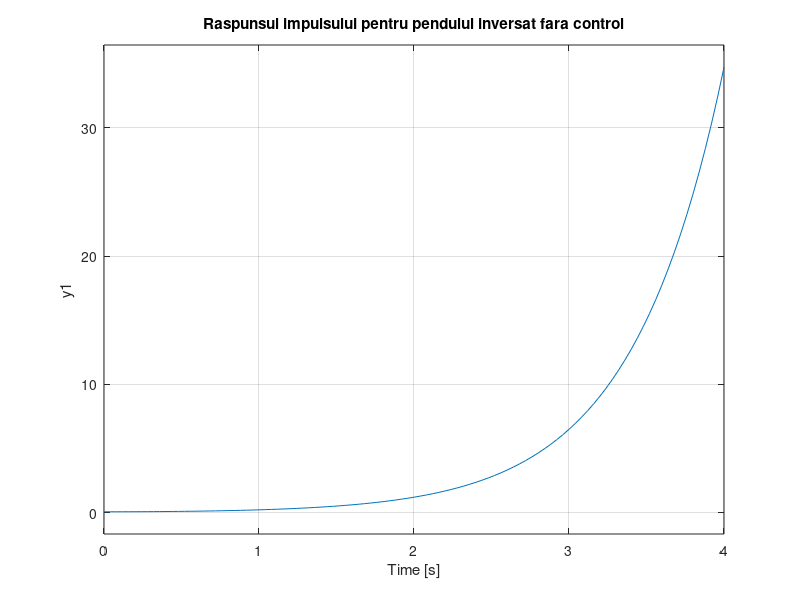
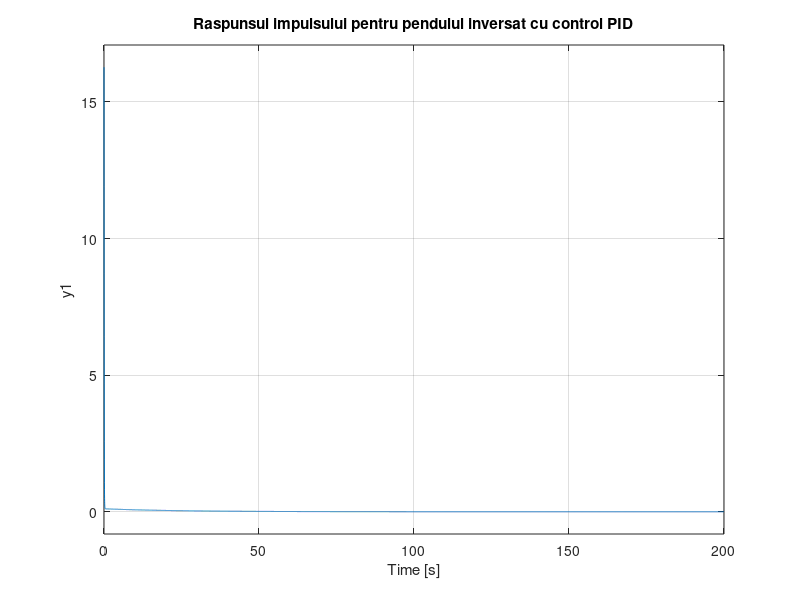
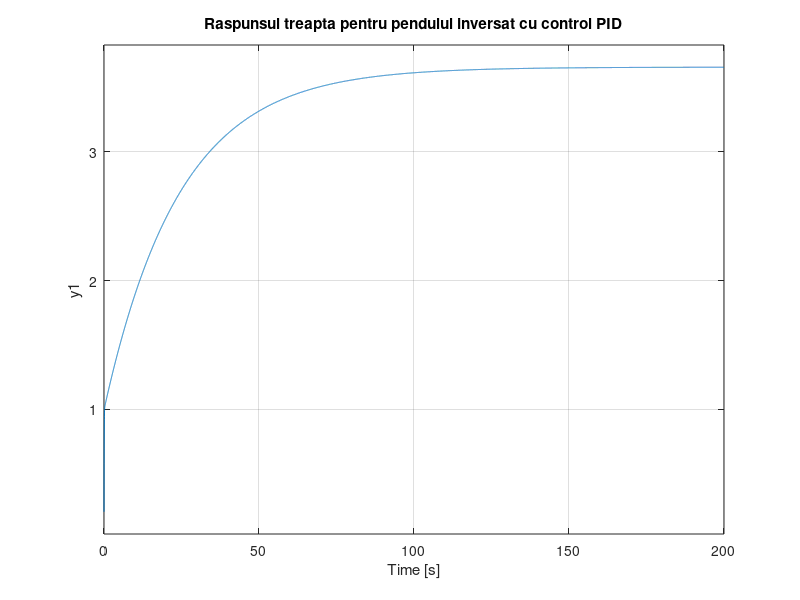

These figures' MATLAB source, in order: (Note: this script raises an error after producing the figures.)
close all
clear all
clc
% Parametrii sistemului
M = 0.5;   % Masa caruciorului [kg]
m = 0.2;   % Masa pendulului [kg]
L = 0.3;   % Lungimea pendulului [m]
g = 9.81;  % Acceleratia gravitationala [m/s^2]

% Definirea functiei de transfer pentru unghiul pendulului (Theta) fata de forta aplicata (F)
num = [m*L 0];  % Numărătorul funcției de transfer
den = [(M + m) 0 -m*g];  % Numitorul funcției de transfer

% Crearea functiei de transfer in MATLAB
pendulum_tf = tf(num, den);

% Afisarea functiei de transfer
disp('Functia de transfer a sistemului pendul inversat este:')
pendulum_tf

% Simularea raspunsului sistemului la o intrare impuls
figure;
impulse(pendulum_tf);
title('Raspunsul impulsului pentru pendulul inversat fara control');
grid on;

% Proiectarea unui regulator PID
Kp = 300;   % Constanta proportionala
Ki = 45;     % Constanta integrala
Kd = 3;    % Constanta derivativa

% Crearea regulatorului PID
pid_controller = pid(Kp, Ki, Kd);

% Sistemul in bucla inchisa (pendul + control PID)
closed_loop_system = feedback(pendulum_tf * pid_controller, 1)

% Simularea raspunsului impuls al sistemului controlat
figure;
impulse(closed_loop_system);
title('Raspunsul impulsului pentru pendulul inversat cu control PID');
grid on;

% Simularea raspunsului treapta pentru sistemul controlat
figure;
step(closed_loop_system);
title('Raspunsul treapta pentru pendulul inversat cu control PID');
grid on;

% Caracteristici de performanta ale sistemului
performance_info = stepinfo(closed_loop_system);

% Afisarea performantelor
disp('Performantele sistemului controlat sunt:');
disp(performance_info);

% Diagrama Bode
figure;
bode(closed_loop_system);
title('Diagrama Bode pentru sistemul cu control PID');
grid on;

% Diagrama Root Locus
figure;
rlocus(closed_loop_system);
title('Diagrama Root Locus pentru sistemul cu control PID');
grid on;


